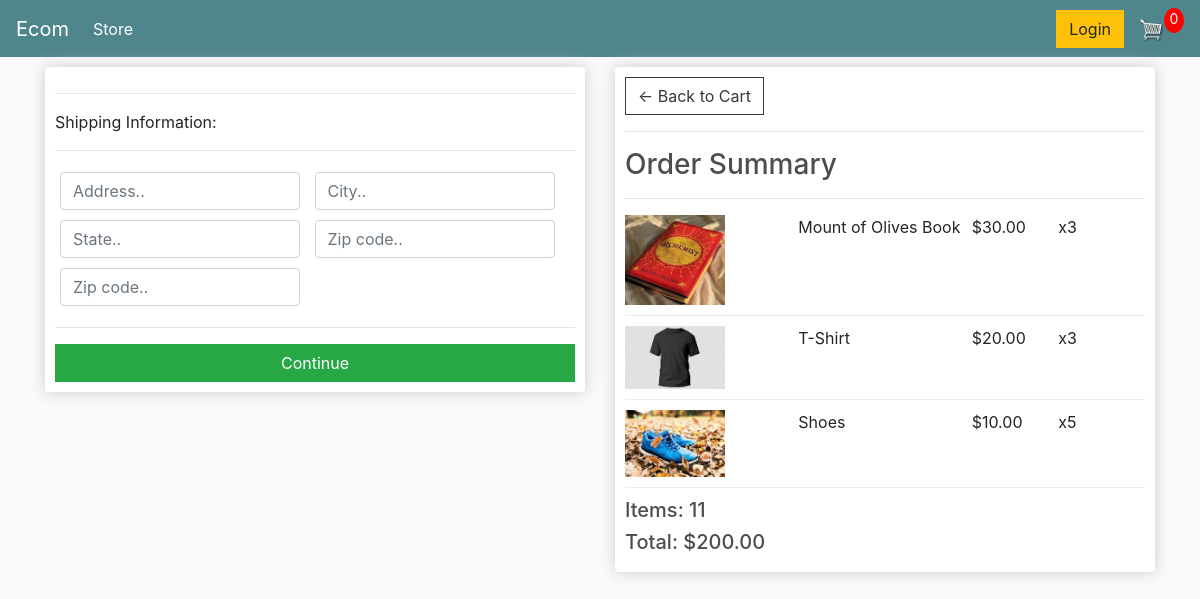
Screenshot of /checkout/ (signed in) with the database file from the repository.
### store/models.py (models this page shows, shortened)
class OrderItem(models.Model):
    product = models.ForeignKey(Product, on_delete= models.SET_NULL, blank = True, null =True)
    order = models.ForeignKey(Order, on_delete= models.SET_NULL, blank = True, null =True)
    quantity = models.IntegerField(default=0, null= True, blank= True)
    date_ordered = models.DateTimeField(auto_now_add = True)
    @property
    def get_total(self):
        total = self.product.price * self.quantity
        return total

class Product(models.Model):
    name = models.CharField(max_length=200, null=True)
    price = models.DecimalField(max_digits=7, decimal_places=2)
    digital = models.BooleanField(default=False, null = True , blank=False)
    image = models.ImageField(null = True, blank = True)
    @property
    def imageURL(self):
        try:
            url = self.image.url
        except:
            url = ''
        return url

class Order(models.Model):
    customer = models.ForeignKey(Customer, on_delete=models.SET_NULL, blank = True, null= True)
    date_ordered = models.DateTimeField(auto_now_add = True)
    complete = models.BooleanField(default=False, null = True , blank=False)
    transaction_id = models.CharField(max_length = 200, null = True)
    @property
    def shipping(self):
        shipping = False
        orderitems = self.orderitem_set.all()
        for i in orderitems:
            if i.product.digital == False:
                shipping = True
        return shipping
    @property
    def get_cart_total(self):
         orderitems = self.orderitem_set.all()
         total = sum([item.get_total for item in orderitems])
         return total
    @property
    def get_cart_items(self):
         orderitems = self.orderitem_set.all()
         total = sum([item.quantity for item in orderitems])
         return total

### store/views.py (the view)
# urls.py: path("checkout/", views.checkout, name = "checkout"),
def checkout(request):
	data = cartData(request)
	cartItems = data['cartItems']
	order = data['order']
	items = data['items']
	context = {'items':items, 'order':order, 'cartItems':cartItems}
	return render(request, 'store/checkout.html', context)

### store/utils.py (called while the page is built)
def cartData(request):
	if request.user.is_authenticated:
		customer = request.user.customer
		order, created = Order.objects.get_or_create(customer=customer, complete=False)
		items = order.orderitem_set.all()
		cartItems = order.get_cart_items
	else:
		cookieData = cookieCart(request)
		cartItems = cookieData['cartItems']
		order = cookieData['order']
		items = cookieData['items']
	return {'cartItems':cartItems ,'order':order, 'items':items}

### store/templates/store/checkout.html (shortened to what this page needs)
{% extends 'store/main.html' %}
{% load static %}
{% block content %}
     <div class="row">
		<div class="col-lg-6">
			<div class="box-element" id="form-wrapper">
				<form id="form">
					<div id="shipping-info">
						<hr>
						<p>Shipping Information:</p>
						<hr>
						<div class="form-field">
							<input class="form-control" type="text" name="address" placeholder="Address..">
						</div>
						<div class="form-field">
							<input class="form-control" type="text" name="city" placeholder="City..">
						</div>
						<div class="form-field">
							<input class="form-control" type="text" name="state" placeholder="State..">
						</div>
						<div class="form-field">
							<input class="form-control" type="text" name="zipcode" placeholder="Zip code..">
						</div>
						<div class="form-field">
							<input class="form-control" type="text" name="country" placeholder="Zip code..">
						</div>
					</div>
					<hr>
					<input id="form-button" class="btn btn-success btn-block" type="submit" value="Continue">
				</form>
			</div>
			<br>
		</div>
		<div class="col-lg-6">
			<div class="box-element">
				<a  class="btn btn-outline-dark" href="{% url 'cart' %}">&#x2190; Back to Cart</a>
				<hr>
				<h3>Order Summary</h3>
				<hr>
				{% for item in items %}
				<div class="cart-row">
					<div style="flex:2"><img class="row-image" src="{{item.product.imageURL}}"></div>
					<div style="flex:2"><p>{{item.product.name}}</p></div>
					<div style="flex:1"><p>${{item.product.price|floatformat:2}}</p></div>
					<div style="flex:1"><p>x{{item.quantity}}</p></div>
				</div>
				{% endfor %}
				<h5>Items:   {{order.get_cart_items}}</h5>
				<h5>Total:   ${{order.get_cart_total|floatformat:2}}</h5>
			</div>
		</div>
	</div>
{% endblock content %}

### static/css/main.css (style rules this page uses)
body { background-color: hsl(0, 0%, 98%); }
h1,h2,h3,h4,h5,h6 { color:hsl(0, 0%, 30%); }
.box-element { box-shadow:hsl(0, 0%, 80%) 0 0 16px; background-color: #fff; border-radius: 4px; padding: 10px; }
.col-lg-4, .col-lg-6, .col-lg-8, .col-lg-12 { margin-top: 10px; }
.btn { border-radius: 0; }
.row-image { width: 100px; }
.form-field { width:250px; display: inline-block; padding: 5px; }
.cart-row { display: flex; align-items: flex-stretch; padding-bottom: 10px; margin-bottom: 10px; border-bottom: 1px solid #ececec; }

### rows the page displays
OrderItem: product.imageURL (picture), product.name "Mount of Olives Book", product.price "30.00", quantity "3"
OrderItem: product.imageURL (picture), product.name "T-Shirt", product.price "20.00", quantity "3"
OrderItem: product.imageURL (picture), product.name "Shoes", product.price "10.00", quantity "5"
Order: get_cart_items "11", get_cart_total "200.00"
